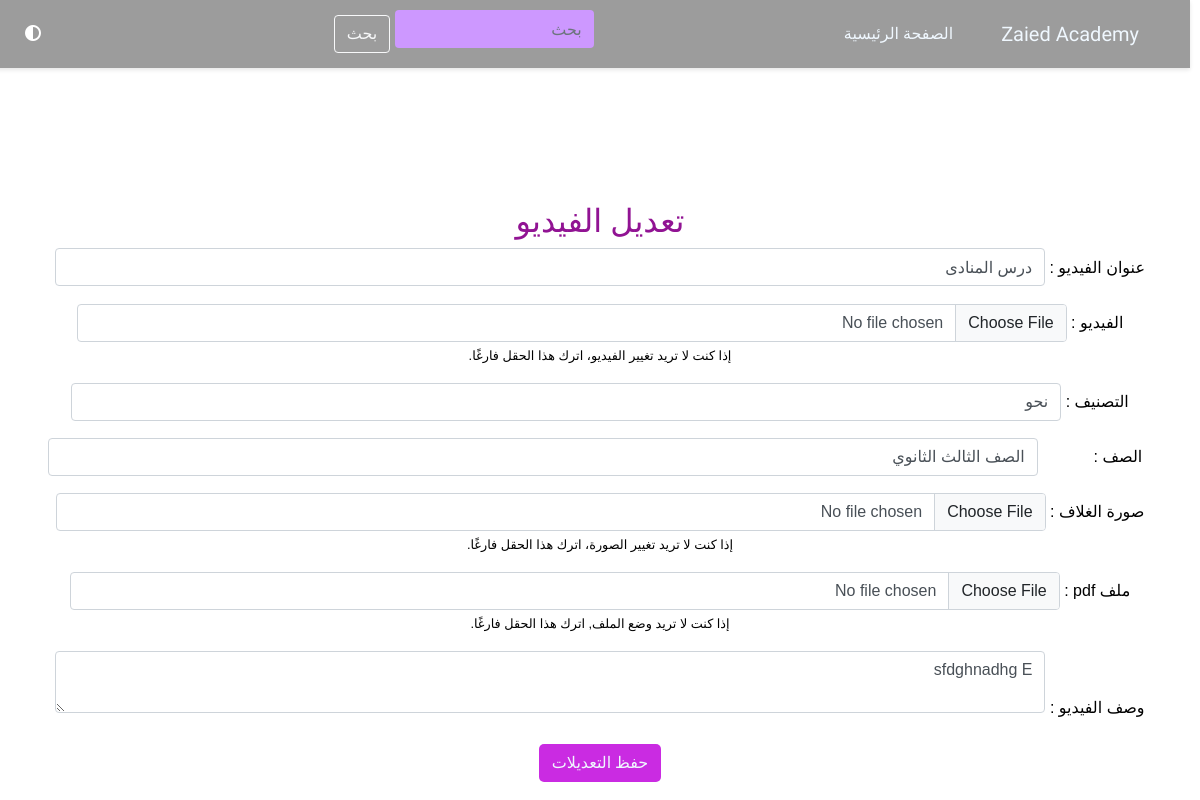
Screenshot of /edit-lesson/2/ with the database file from the repository.
### LP_app/models.py (models this page shows, shortened)
class Lesson(models.Model):
    title = models.CharField(max_length=200, null=True, blank=True)
    discrebtion = models.TextField(null=True, blank=True)
    lesson = models.FileField(upload_to='lessons', null=True, blank=True)
    bdf = models.FileField(upload_to='bdfs', null=True, blank=True)
    category = models.ForeignKey(Category, on_delete=models.CASCADE, null=True, blank=True)
    thumnale_image = models.ImageField(upload_to='thumnales', null=True, blank=True)
    added_date = models.DateTimeField(auto_now_add=True, null=True, blank=True)
    views = models.PositiveIntegerField(default=0)  # حقل عدد المشاهدات
    grade = models.ForeignKey(Grade, on_delete=models.CASCADE, null=True, blank=True)

class Category(models.Model):
    name = models.CharField(max_length=200)
    image = models.ImageField(upload_to='cat_images', null=True, blank=False)

class Grade(models.Model):
    grade = models.CharField(max_length=50, null=True, blank=True)

### LP_app/views.py (the view, shortened to what this page needs)
# urls.py: path('edit-lesson/<int:pk>/', views.edit_lesson, name='edit_lesson'),
def edit_lesson(request, pk):
    lesson = get_object_or_404(Lesson, pk=pk)
    categories = Category.objects.all()
    grades = Grade.objects.all()
    context = {
        'lesson': lesson,
        'categories': categories,
        'grades':grades,
    }
    return render(request, 'LP_app/edit_lesson.html', context)

### templates/LP_app/edit_lesson.html (shortened to what this page needs)
{% extends 'base.html' %}
{% block content %}
<h2 class="d-flex justify-content-center" style="color: #911393;">تعديل الفيديو</h2>
<form method="POST" enctype="multipart/form-data">
    <div class="form-group">
        <label for="title">عنوان الفيديو :</label>
        <input type="text" class="form-control" id="title" name="title" value="{{ lesson.title }}">
    </div>
    <div class="form-group">
        <label for="lesson">الفيديو :</label>
        <input type="file" class="form-control" id="lesson" name="lesson"><br>
        <small>إذا كنت لا تريد تغيير الفيديو، اترك هذا الحقل فارغًا.</small>
    </div>
    <div class="form-group">
        <label for="category">التصنيف :</label>
        <select class="form-control" id="category" name="category">
            {% for category in categories %}
            <option value="{{ category.id }}" {% if category.id == lesson.category.id %}selected{% endif %}>{{ category.name }}</option>
            {% endfor %}
        </select>
    </div>
    <div class="form-group">
        <label for="category" class="form-label">الصف :</label>
        <select class="form-control" id="grade" name="grade" required>
            {% for grade in grades %}
            <option value="{{ grade.id }}"  {% if grade.id == lesson.grade.id %}selected{% endif %} >{{ grade.grade }}</option>
            {% endfor %}
        </select>
    </div>
    <div class="form-group">
        <label for="thumnale_image">صورة الغلاف :</label>
        <input type="file" class="form-control" id="thumnale_image" name="thumnale_image"><br>
        <small>إذا كنت لا تريد تغيير الصورة، اترك هذا الحقل فارغًا.</small>
    </div>
    <div class="form-group">
        <label for="bdf">ملف pdf :</label>
        <input type="file" class="form-control" id="bdf" name="bdf"><br>
        <small>إذا كنت لا تريد وضع الملف, اترك هذا الحقل فارغًا.</small>
    </div>
    <div class="form-group">
        <label for="discrebtion">وصف الفيديو :</label>
        <textarea class="form-control" id="discrebtion" name="discrebtion">{{ lesson.discrebtion }}</textarea>
    </div>
    <button type="submit" class="btn" style="background-color: rgb(202, 43, 226); font-size: 1em; font-family: 'Almarai', sans-serif; color:aliceblue; border-radius: 5px;">حفظ التعديلات</button>
</form>
{% endblock %}

### static/css/style.css (style rules this page uses)
body { transition: background-color 0.3s, color 0.3s; font-family: "Almarai", sans-serif; padding: 10px; }
body.light-theme { background-color: rgb(255, 255, 255); color: #000000; }
body { margin: 0; font-family: 'Arial', sans-serif; background-color: #ffffff; color: #333333; text-align: center; }
button { position: relative; padding: 10px 20px; border: none; border-radius: 50px; font-size: 2em; cursor: pointer; font-family: "Almarai", sans-serif; }
h1,h2,h3,h4,h5,h6,p { font-family: "Almarai", sans-serif; }

### templates/LP_app/edit_lesson.html (style rules this page uses)
.form-label { display: inline-block; width: 100px; text-align: right; margin-right: 10px; }
.form-control { display: inline-block; width: calc(100% - 120px); }

### rows the page displays
Lesson: title "درس المنادى", category "نحو", grade "الصف الثالث الثانوي", discrebtion "sfdghnadhg E"
